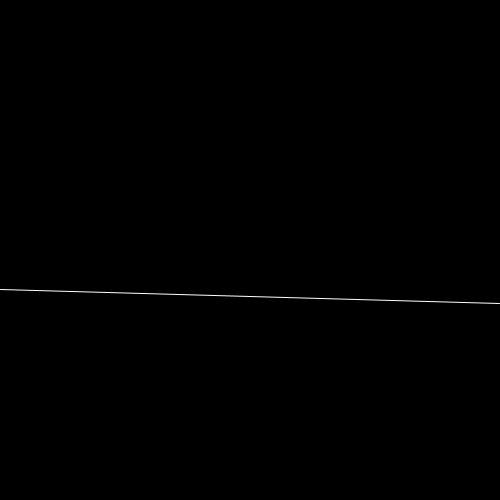
Frame 1 (no input)
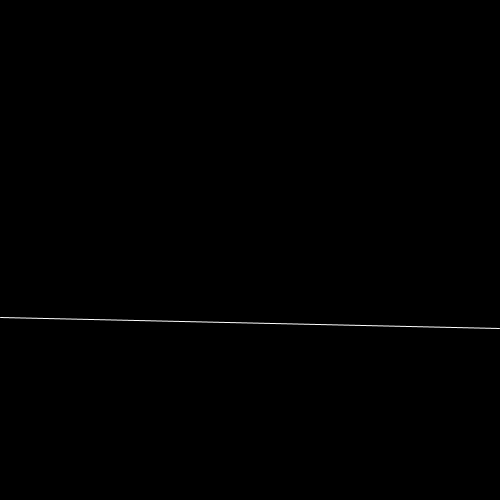
Frame 60 (the mouse pressed at the canvas centre just before this capture)
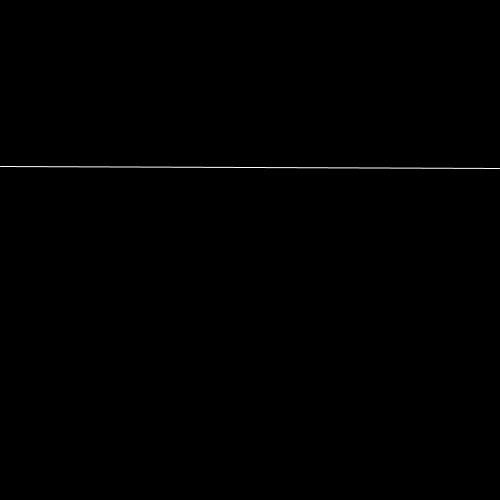
Frame 120 (the mouse held since frame 60 and released just before this capture)

The Processing sketch that drew these frames (run headless with seeded random() and noise(); from frame 60 on, the mouse is pressed at the canvas centre):

// Processing sketch: processing_130967
// ── processing_130967.pde



void setup() {
  size(500,500);
  frameRate(5);
}
void draw(){
  float distance = random(100,400);
  float posY1 = random(-10,10);
  float posY2 = random(-10,10);
  background(0);
  stroke (255);

  line ( 0, distance+posY1, 499,distance + posY2 );
}
